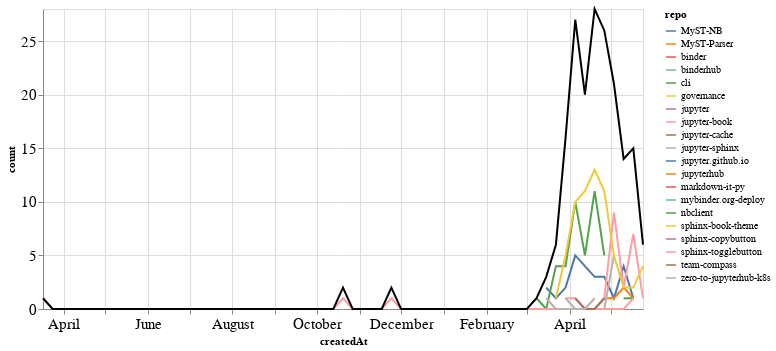

Here is the notebook cell this chart was saved with:
### Markdown cell above
## PRs

### Code cell
prs_time = prs.groupby('repo').resample('W', on='createdAt').count()['author'].reset_index()
prs_time = prs_time.rename(columns={'author': 'count'})
prs_time_total = prs_time.groupby('createdAt').agg({"count": "sum"}).reset_index()

ch1 = alt.Chart(prs_time, width=600).mark_line().encode(
    x='createdAt',
    y='count',
    color='repo',
    tooltip="repo"
)

ch2 = alt.Chart(prs_time_total, width=600).mark_line(color="black").encode(
    x='createdAt',
    y='count',
)

ch1 + ch2

### Figure 1 — Vega-Lite specification as saved in the notebook (floating-point values rounded to 4 significant figures; data arrays with more than 128 entries replaced by an {"elided": "..."} marker saying what was removed)
{"config": {"axisLeft": {"labelFontSize": 15}, "axisBottom": {"labelFontSize": 15}}, "layer": [{"data": {"name": "data-26ff54fc3def5c3c78a4247cccdfeda0"}, "mark": "line", "encoding": {"color": {"type": "nominal", "field": "repo"}, "tooltip": {"type": "nominal", "field": "repo"}, "x": {"type": "temporal", "field": "createdAt"}, "y": {"type": "quantitative", "field": "count"}}, "width": 600}, {"data": {"name": "data-c12c50950d680971778c72c94fb9b59a"}, "mark": {"type": "line", "color": "black"}, "encoding": {"x": {"type": "temporal", "field": "createdAt"}, "y": {"type": "quantitative", "field": "count"}}, "width": 600}], "$schema": "https://vega.github.io/schema/vega-lite/v4.0.2.json", "datasets": {"data-26ff54fc3def5c3c78a4247cccdfeda0": {"elided": "131 records"}, "data-c12c50950d680971778c72c94fb9b59a": [{"createdAt": "2019-03-17T00:00:00", "count": 1}, {"createdAt": "2019-03-24T00:00:00", "count": 0}, {"createdAt": "2019-03-31T00:00:00", "count": 0}, {"createdAt": "2019-04-07T00:00:00", "count": 0}, {"createdAt": "2019-04-14T00:00:00", "count": 0}, {"createdAt": "2019-04-21T00:00:00", "count": 0}, {"createdAt": "2019-04-28T00:00:00", "count": 0}, {"createdAt": "2019-05-05T00:00:00", "count": 0}, {"createdAt": "2019-05-12T00:00:00", "count": 0}, {"createdAt": "2019-05-19T00:00:00", "count": 0}, {"createdAt": "2019-05-26T00:00:00", "count": 0}, {"createdAt": "2019-06-02T00:00:00", "count": 0}, {"createdAt": "2019-06-09T00:00:00", "count": 0}, {"createdAt": "2019-06-16T00:00:00", "count": 0}, {"createdAt": "2019-06-23T00:00:00", "count": 0}, {"createdAt": "2019-06-30T00:00:00", "count": 0}, {"createdAt": "2019-07-07T00:00:00", "count": 0}, {"createdAt": "2019-07-14T00:00:00", "count": 0}, {"createdAt": "2019-07-21T00:00:00", "count": 0}, {"createdAt": "2019-07-28T00:00:00", "count": 0}, {"createdAt": "2019-08-04T00:00:00", "count": 0}, {"createdAt": "2019-08-11T00:00:00", "count": 0}, {"createdAt": "2019-08-18T00:00:00", "count": 0}, {"createdAt": "2019-08-25T00:00:00", "count": 0}, {"createdAt": "2019-09-01T00:00:00", "count": 0}, {"createdAt": "2019-09-08T00:00:00", "count": 0}, {"createdAt": "2019-09-15T00:00:00", "count": 0}, {"createdAt": "2019-09-22T00:00:00", "count": 0}, {"createdAt": "2019-09-29T00:00:00", "count": 0}, {"createdAt": "2019-10-06T00:00:00", "count": 0}, {"createdAt": "2019-10-13T00:00:00", "count": 0}, {"createdAt": "2019-10-20T00:00:00", "count": 2}, {"createdAt": "2019-10-27T00:00:00", "count": 0}, {"createdAt": "2019-11-03T00:00:00", "count": 0}, {"createdAt": "2019-11-10T00:00:00", "count": 0}, {"createdAt": "2019-11-17T00:00:00", "count": 0}, {"createdAt": "2019-11-24T00:00:00", "count": 2}, {"createdAt": "2019-12-01T00:00:00", "count": 0}, {"createdAt": "2019-12-08T00:00:00", "count": 0}, {"createdAt": "2019-12-15T00:00:00", "count": 0}, {"createdAt": "2019-12-22T00:00:00", "count": 0}, {"createdAt": "2019-12-29T00:00:00", "count": 0}, {"createdAt": "2020-01-05T00:00:00", "count": 0}, {"createdAt": "2020-01-12T00:00:00", "count": 0}, {"createdAt": "2020-01-19T00:00:00", "count": 0}, {"createdAt": "2020-01-26T00:00:00", "count": 0}, {"createdAt": "2020-02-02T00:00:00", "count": 0}, {"createdAt": "2020-02-09T00:00:00", "count": 0}, {"createdAt": "2020-02-16T00:00:00", "count": 0}, {"createdAt": "2020-02-23T00:00:00", "count": 0}, {"createdAt": "2020-03-01T00:00:00", "count": 0}, {"createdAt": "2020-03-08T00:00:00", "count": 1}, {"createdAt": "2020-03-15T00:00:00", "count": 3}, {"createdAt": "2020-03-22T00:00:00", "count": 6}, {"createdAt": "2020-03-29T00:00:00", "count": 16}, {"createdAt": "2020-04-05T00:00:00", "count": 27}, {"createdAt": "2020-04-12T00:00:00", "count": 20}, {"createdAt": "2020-04-19T00:00:00", "count": 28}, {"createdAt": "2020-04-26T00:00:00", "count": 26}, {"createdAt": "2020-05-03T00:00:00", "count": 21}, {"createdAt": "2020-05-10T00:00:00", "count": 14}, {"createdAt": "2020-05-17T00:00:00", "count": 15}, {"createdAt": "2020-05-24T00:00:00", "count": 6}]}}
